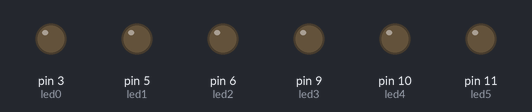
A sketch run on a simulated Arduino Uno, built with avr-gcc and run on an emulated ATmega328P. Shown: output pins drawn as LEDs (lit = HIGH).

Above: at 0.05 s.
At 1.4 s:
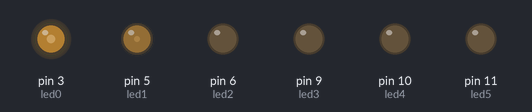
At 2.05 s:
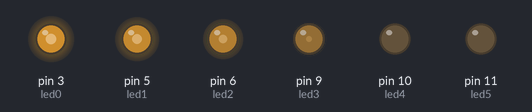
At 2.75 s:
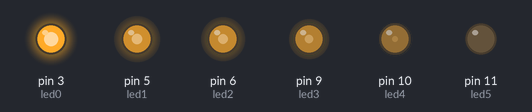
At 4.1 s:
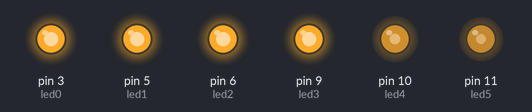
At 5.5 s:
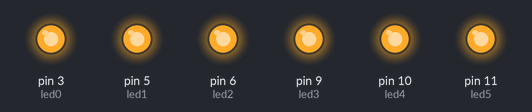
Timing chart, 0 to 7.2 s (numbered marks = the images above):
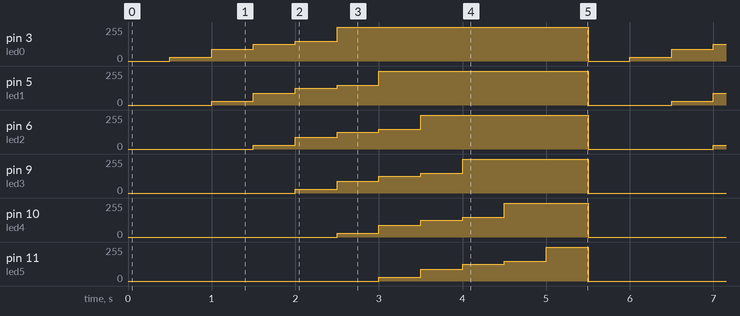

Measured:
- by itself, pin 3 (led0): repeats every 5.5 s: 90/255 0.50 s, 125/255 0.50 s, 150/255 0.50 s, 255/255 3.0 s, 0/255 0.50 s, 30/255 0.50 s
- by itself, pin 5 (led1): repeats every 5.5 s: 90/255 0.50 s, 125/255 0.50 s, 150/255 0.50 s, 255/255 2.5 s, 0/255 1.0 s, 30/255 0.50 s
- by itself, pin 6 (led2): repeats every 5.5 s: 90/255 0.50 s, 125/255 0.50 s, 150/255 0.50 s, 255/255 2.0 s, 0/255 1.5 s, 30/255 0.50 s
- by itself, pin 9 (led3): repeats every 5.5 s: 90/255 0.50 s, 125/255 0.50 s, 150/255 0.50 s, 255/255 1.5 s, 0/255 2.0 s, 30/255 0.50 s
- by itself, pin 10 (led4): repeats every 5.5 s: 90/255 0.50 s, 125/255 0.50 s, 150/255 0.50 s, 255/255 1.0 s, 0/255 2.5 s, 30/255 0.50 s
- by itself, pin 11 (led5): repeats every 5.5 s: 90/255 0.50 s, 125/255 0.50 s, 150/255 0.50 s, 255/255 0.50 s, 0/255 3.0 s, 30/255 0.50 s

The sketch:

Programa_2.ino
```cpp
/*****************************************************************
**                                                              **
**                        Títol:                                **
**          Posar nom representatiu del programa                **
**                                                              **
** NOM:Martin Herranz                          Data:20/05/2018  **
*****************************************************************/
//****************************INCLUDE*****************************


//***************************VARIABLES****************************
const int led0 = 3;          // donar nom al pin 3 de l’Arduino
const int led1 = 5;          // donar nom al pin 5 de l’Arduino
const int led2 = 6;          // donar nom al pin 6 de l’Arduino
const int led3 = 9;          // donar nom al pin 9 de l’Arduino
const int led4 = 10;         // donar nom al pin 10 de l’Arduino
const int led5 = 11;         // donar nom al pin 11 de l’Arduino
int velocitat = 500;         // velocitat de l'acció en ms
//*****************************SETUP******************************

void setup() {                 //Configura el final de salida
   pinMode(led0, OUTPUT);     // definir el pin 3 com una sortida
  pinMode(led1, OUTPUT);     // definir el pin 5 com una sortida
  pinMode(led2, OUTPUT);     // definir el pin 6 com una sortida
  pinMode(led3, OUTPUT);     // definir el pin 9 com una sortida
  pinMode(led4, OUTPUT);     // definir el pin 10 com una sortida
  pinMode(led5, OUTPUT);     // definir el pin 11 com una sortida


}


//******************************LOOP******************************

void loop() {                 //Inicia el bucle del programa
  analogWrite(led0, 0);     // posar PWM del pin 3 a 60
  analogWrite(led1, 0);     // posar PWM del pin 5 a 60
  analogWrite(led2, 0);     // posar PWM del pin 6 a 60
  analogWrite(led3, 0);     // posar PWM del pin 9 a 60
  analogWrite(led4, 0);     // posar PWM del pin 10 a 60
  analogWrite(led5, 0);     // posar PWM del pin 11 a 60

  delay(velocitat);          // es queden leds velocitat ms en aquest estat

  analogWrite(led0, 30);     // posar PWM del pin 3 a 60
  analogWrite(led1, 0);     // posar PWM del pin 5 a 60
  analogWrite(led2, 0);     // posar PWM del pin 6 a 60
  analogWrite(led3, 0);     // posar PWM del pin 9 a 60
  analogWrite(led4, 0);     // posar PWM del pin 10 a 60
  analogWrite(led5, 0);     // posar PWM del pin 11 a 60

  delay(velocitat);          // es queden leds velocitat ms en aquest estat

  analogWrite(led0, 90);    // posar PWM del pin 3 a 125
  analogWrite(led1, 30);    // posar PWM del pin 5 a 125
  analogWrite(led2, 0);    // posar PWM del pin 6 a 125
  analogWrite(led3, 0);    // posar PWM del pin 9 a 125
  analogWrite(led4, 0);    // posar PWM del pin 10 a 125
  analogWrite(led5, 0);    // posar PWM del pin 11 a 125

  delay(velocitat);           // es queden leds velocitat ms en aquest estat

  analogWrite(led0, 125);    // posar PWM del pin 3 a 255
  analogWrite(led1, 90);    // posar PWM del pin 5 a 255
  analogWrite(led2, 30);    // posar PWM del pin 6 a 255
  analogWrite(led3, 0);    // posar PWM del pin 9 a 255
  analogWrite(led4, 0);    // posar PWM del pin 10 a 255
  analogWrite(led5, 0);    // posar PWM del pin 11 a 255

  delay(velocitat);           // es queden leds velocitat ms en aquest estat

  analogWrite(led0, 150);    // posar PWM del pin 3 a 125
  analogWrite(led1, 125);    // posar PWM del pin 5 a 125
  analogWrite(led2, 90);    // posar PWM del pin 6 a 125
  analogWrite(led3, 30);    // posar PWM del pin 9 a 125
  analogWrite(led4, 0);    // posar PWM del pin 10 a 125
  analogWrite(led5, 0);    // posar PWM del pin 11 a 125

  delay(velocitat);           // es queden leds velocitat ms en aquest estat

  analogWrite(led0, 255);     // posar PWM del pin 3 a 60
  analogWrite(led1, 150);     // posar PWM del pin 5 a 60
  analogWrite(led2, 125);     // posar PWM del pin 6 a 60
  analogWrite(led3, 90);     // posar PWM del pin 9 a 60
  analogWrite(led4, 30);     // posar PWM del pin 10 a 60
  analogWrite(led5, 0);     // posar PWM del pin 11 a 60

  delay(velocitat);          // es queden leds velocitat ms en aquest estat

  analogWrite(led0, 255);     // posar PWM del pin 3 a 60
  analogWrite(led1, 255);     // posar PWM del pin 5 a 60
  analogWrite(led2, 150);     // posar PWM del pin 6 a 60
  analogWrite(led3, 125);     // posar PWM del pin 9 a 60
  analogWrite(led4, 90);     // posar PWM del pin 10 a 60
  analogWrite(led5, 30);     // posar PWM del pin 11 a 60

  delay(velocitat);          // es queden leds velocitat ms en aquest estat

  analogWrite(led0, 255);     // posar PWM del pin 3 a 60
  analogWrite(led1, 255);     // posar PWM del pin 5 a 60
  analogWrite(led2, 255);     // posar PWM del pin 6 a 60
  analogWrite(led3, 150);     // posar PWM del pin 9 a 60
  analogWrite(led4, 125);     // posar PWM del pin 10 a 60
  analogWrite(led5, 90);     // posar PWM del pin 11 a 60

  delay(velocitat);          // es queden leds velocitat ms en aquest estat

  analogWrite(led0, 255);     // posar PWM del pin 3 a 60
  analogWrite(led1, 255);     // posar PWM del pin 5 a 60
  analogWrite(led2, 255);     // posar PWM del pin 6 a 60
  analogWrite(led3, 255);     // posar PWM del pin 9 a 60
  analogWrite(led4, 150);     // posar PWM del pin 10 a 60
  analogWrite(led5, 125);     // posar PWM del pin 11 a 60

  delay(velocitat);          // es queden leds velocitat ms en aquest estat

  analogWrite(led0, 255);     // posar PWM del pin 3 a 60
  analogWrite(led1, 255);     // posar PWM del pin 5 a 60
  analogWrite(led2, 255);     // posar PWM del pin 6 a 60
  analogWrite(led3, 255);     // posar PWM del pin 9 a 60
  analogWrite(led4, 255);     // posar PWM del pin 10 a 60
  analogWrite(led5, 150);     // posar PWM del pin 11 a 60

  delay(velocitat);          // es queden leds velocitat ms en aquest estat

  analogWrite(led0, 255);     // posar PWM del pin 3 a 60
  analogWrite(led1, 255);     // posar PWM del pin 5 a 60
  analogWrite(led2, 255);     // posar PWM del pin 6 a 60
  analogWrite(led3, 255);     // posar PWM del pin 9 a 60
  analogWrite(led4, 255);     // posar PWM del pin 10 a 60
  analogWrite(led5, 255);     // posar PWM del pin 11 a 60

  delay(velocitat);          // es queden leds velocitat ms en aquest estat


}

//****************************FUNCIONS****************************
```
